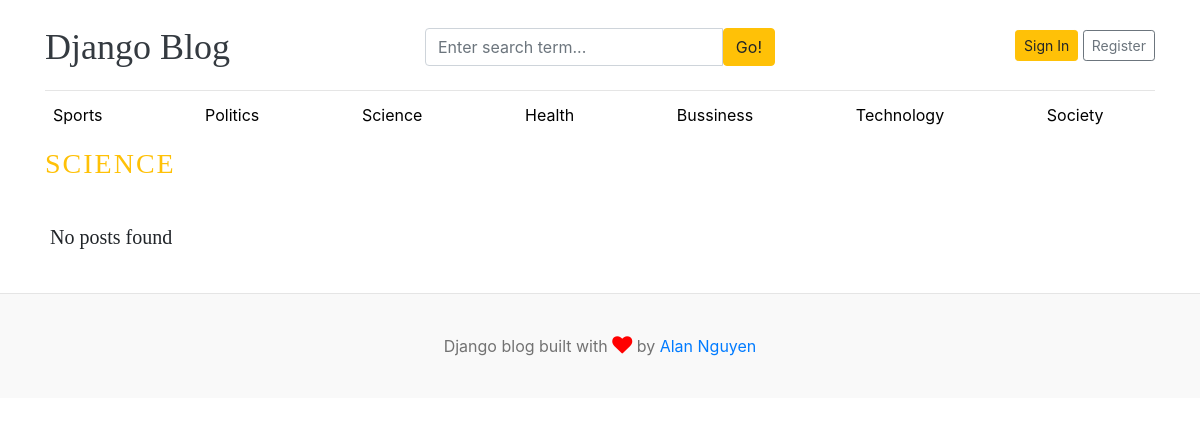
Screenshot of /category/3/ with the database file from the repository.
### blogs/models.py (models this page shows)
class Category(models.Model):
    category_name = models.CharField(max_length=50, unique=True)
    created_at = models.DateTimeField(auto_now_add=True)
    updayed_at = models.DateTimeField(auto_now=True)
    class Meta:
        verbose_name_plural = 'categories'
    def __str__(self):
        return self.category_name

### blogs/views.py (the view)
# urls.py: path('<int:category_id>/', views.posts_by_category, name ='posts_by_category'),
def posts_by_category(request, category_id):
    posts = Blog.objects.filter(status='Published', category=category_id)
    try:
        category = Category.objects.get(id=category_id)
    except:
        return render(request,'404.html')
    context = {
        'posts': posts,
        'category': category,
    }
    return render(request, 'posts_by_category.html', context)

### blogs/context_processors.py (called while the page is built)
def get_categories(request):
    categories = Category.objects.all()
    return dict(categories=categories)

def get_social_links(request):
    social_links = SocialLink.objects.all()
    return dict(social_links=social_links)

### templates/posts_by_category.html (shortened to what this page needs)
{% extends 'base.html' %}
{% block content%}
<h3 class="text-uppercase text-warning" style="letter-spacing: 2px;">{{ category }}<h3>
  <div class="row mb-2">
    {% if posts %}
        {% for post in posts %}
            <div class="col-md-6 px-0">
            <div class="card border-0" >
                <div class="card-body">
                <h3><a href="{% url 'blogs' post.slug %}" style="text-decoration: none;" class="text-dark">{{post.title}}</a></h3>
                <small class="mb-1 text-muted">{{ post.updated_at | timesince }} ago | {{ post.author.first_name }} {{ post.author.last_name }}</small>
                <p class="card-text" style="font-size: 1.25rem; line-height: 1.6; font-weight:300">{{ post.short_description | truncatewords:25 }}</p>
                </div>
            </div>
            </div>
        {% endfor %}
    {% else %}
        <div class="col-md-6 px-0">
            <div class="card-body">
                <p class="lead my-3">No posts found</p>
            </div>
        </div>
    {% endif %}
  </div>
</div>
{% endblock content %}

### templates/base.html (shortened to what this page needs)
{% load static %}
<!DOCTYPE html>
<html lang="en">
<head>
    <link href="https://getbootstrap.com/docs/4.0/dist/css/bootstrap.min.css" rel="stylesheet">
    <link rel="stylesheet" href="https://cdnjs.cloudflare.com/ajax/libs/font-awesome/4.7.0/css/font-awesome.min.css">
    <link href="{% static 'css/blogs.css' %}" rel="stylesheet">
  </head>
<body>
    <div class="container">
      <header class="blog-header py-3">
        <div class="row flex-nowrap justify-content-between align-items-center">
          <div class="col-4 pt-1">
            <a class="blog-header-logo text-dark" href="/">Django Blog</a>
          </div>
          <div class="col-4 pt-1" >
            <form action="{% url 'search' %}" method="GET">
              <div class="input-group">
                <input class="form-control" type="text" name="keyword" value="{{ keyword }}" placeholder="Enter search term..." aria-label="Enter search term..." aria-describedby="button-search" />
                <button type="submit " class="btn btn-warning" id="button-search" type="button">Go!</button>
            </div>
            </form>
          </div>
          <div class="col-4 d-flex justify-content-end align-items-center">
            <a class="btn btn-sm btn-warning" href="#">Sign In</a> &nbsp;
            <a class="btn btn-sm btn-outline-secondary" href="#">Register</a>
          </div>
        </div>
      </header>
      <div class="nav-scroller py-1 mb-2">
        <nav class="nav d-flex justify-content-between">
          {% for item in categories %}
            <a class="p-2 cat-text" href="{% url 'posts_by_category' item.pk %}">{{ item.category_name }}</a>
            <br/>
          {% endfor %}
        </nav>
      </div>
{% block content %}
{% endblock content %}
    <footer class="blog-footer">
        <p>Django blog built with <i class="fa fa-heart my-heart"></i> by <a href="#">Alan Nguyen</a></p>
    </footer>
</body>
</html>

### blog_main/static/css/blogs.css (style rules this page uses)
.blog-header { border-bottom: 1px solid #e5e5e5; }
.blog-header-logo { font-family: "IBM Plex Sans", Georgia, "Times New Roman", serif; font-size: 2.25rem; }
h1, h2, h3, h4, h5, h6 { font-family: "IBM Plex Sans", Georgia, "Times New Roman", serif; }
.blog-footer { padding: 2.5rem 0; color: #727272; text-align: center; background-color: #f9f9f9; border-top: .05rem solid #e5e5e5; }
.blog-footer p:last-child { margin-bottom: 0; }
.my-heart { font-size:20px; color: red !important; }
.cat-text { text-decoration: none; color: black; }

### rows the page displays
Category: category_name "Sports"
Category: category_name "Politics"
Category: category_name "Science", category_name "SCIENCE"
Category: category_name "Health"
Category: category_name "Bussiness"
Category: category_name "Technology"
Category: category_name "Society"
